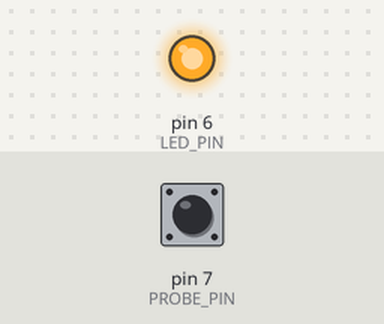
A sketch run on a simulated Arduino Uno, built with avr-gcc and run on an emulated ATmega328P. On the bench: output pins drawn as LEDs (lit = HIGH). Inputs (shaded band) come from the test bench; at power-on: pin 7 (PROBE_PIN) HIGH.

Above: at 1.2 s.
1.3 s: pin 7 (PROBE_PIN) pulled LOW for 0.15 s
At 1.37 s:
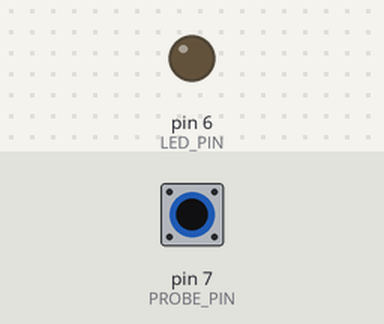
2.9 s: pin 7 (PROBE_PIN) pulled LOW for 3.2 s
At 7.1 s:
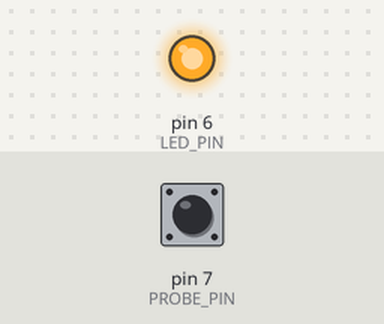
Timing chart, 0 to 8.6 s (numbered marks = the images above; inputs shaded):
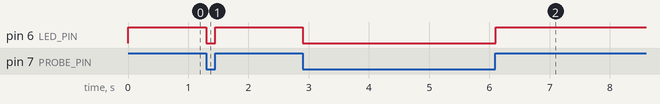

The sketch:

Sketch.ino
```cpp
// Test circuit for quad video buffer for scanline eraser
// Buffer inverted control input is connected to a push button and pulled to ground
// Buffer input is pulled to ground
// Buffer output is connected to Arduino pin 7, and pulled to ground by R1
// See schematic


#define PROBE_PIN 7
#define LED_PIN 6

boolean state;

void setup(){
  pinMode(PROBE_PIN, INPUT);
  pinMode(LED_PIN, OUTPUT);

  digitalWrite(PROBE_PIN, HIGH); // Activate internal pull-up resistor on probe pin

}

void loop(){
  // probe the buffer output
  if(digitalRead(PROBE_PIN)) {
    // the line is HIGH, which must mean that:
    // 1) Internal pull-up is defeated by R1,
    // 2) Buffer output is HI-Z (disconnected), so line is not grounded
    // 3) = Current flows through the internal pull-up resistor to +5V
    state = HIGH;
  }
  else {
    // the line is LOW, which must mean that:
    // 1) Internal pull-up is (again) defeated by R1,
    // 2) Buffer output is LOW, and the buffer is defeated by both
    //    R1 and the internal pull-up resistors, thus pulling the line to ground
    // 3) = current flows through the buffer to GND
    state = LOW;
  }


  // toggle LED according to state
  // LED on = buffer output is HI-Z (tristate, electrically disconnected)
  // LED off = buffer output is GND
  digitalWrite(LED_PIN, state);

  // insert small delay
  delay(10);
}
```

Measured:
- after the input at 1.3 s, pin 6 (LED_PIN): HIGH → LOW at once, → HIGH 0.15 s later
- after the input at 2.9 s, pin 6 (LED_PIN): HIGH → LOW at once, → HIGH 3.2 s later
